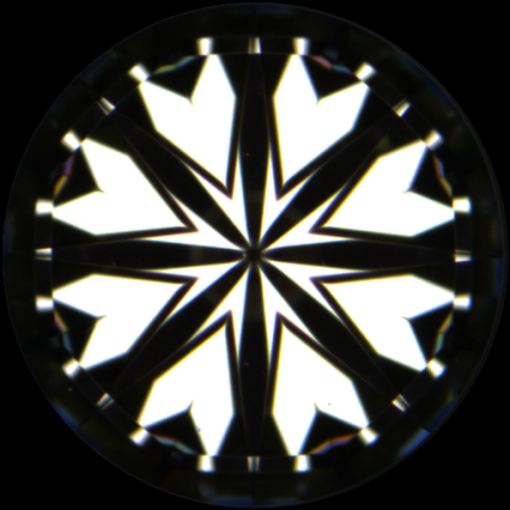
#> input picture img/H&A/B692-070AH.PNG, 510 x 510 px, given in place of S1.bmp, which was not available
$ python Tools.py   (older library calls are emulated)
#> lines starting #> are read from the running program, lines starting #| are printed output that depends on the picture; long printed decimals are rounded; pictures that were not available may be replaced by others from this repository, and a replacement may not be noted
import cv2


class autoFocus:

    def __init__(self, _name):
#> called with _name = 'S1.bmp'
        self.name = _name
        self.imgPath = './img/H&A/'
        self.img = cv2.imread(self.name, 0)
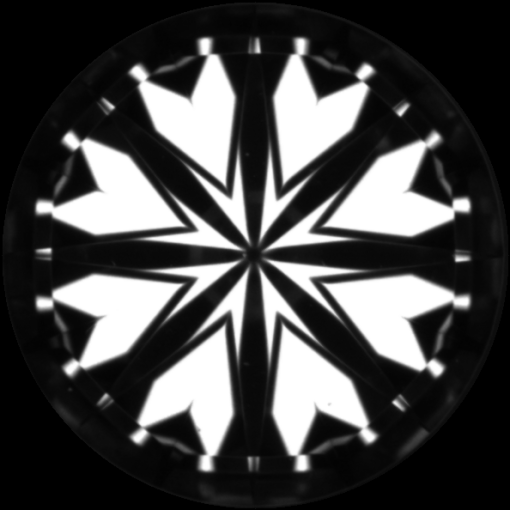
#> self.img: shape (510, 510); min 0, max 255, mean 71

    def getImgVarLaplacian(self):
        imgVar = cv2.Laplacian(self.img, cv2.CV_64F).var()
        print('Laplacian score: ', imgVar)
        return round(imgVar,2)

    def getImgVarTenengrad(self):
        imgVar = cv2.Sobel(self.img, cv2.CV_64F, 1, 1).var()
#> imgVar = 136.7
        print('Sobel score: ', imgVar)
#| Sobel score:  136.748
        return round(imgVar, 2)


if __name__== '__main__':
    autoFocus('S1.bmp').getImgVarTenengrad()
    autoFocus('B692-070AA.PNG').getImgVarTenengrad()
#> call 2 of __init__, with _name = 'B692-070AA.PNG'
#> in __init__ (call 2), `self.name = _name`: self.name = 'B692-070AA.PNG'
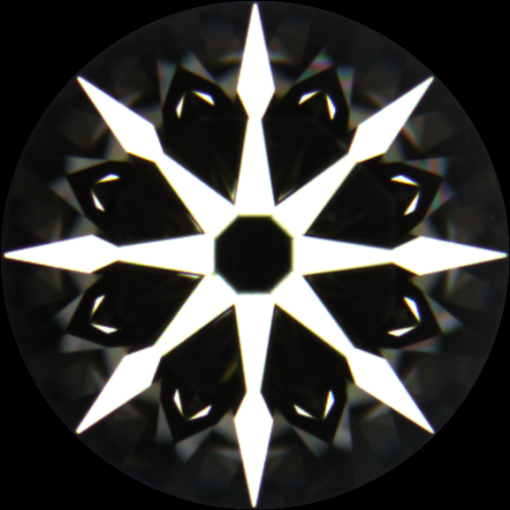
#> input picture img/H&A/B692-070AA.PNG, 510 x 510 px, found by its file name
#> in __init__ (call 2), `self.img = cv2.imread(self.name, 0)`:
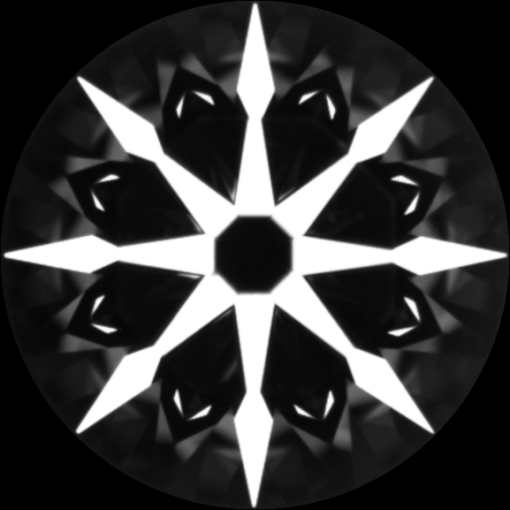
#> self.img: shape (510, 510); min 0, max 255, mean 57.9
#| Sobel score:  155.765
    autoFocus('W5.bmp').getImgVarTenengrad()
#| Sobel score:  155.765
    autoFocus('W3.bmp').getImgVarTenengrad()
#| Sobel score:  155.765
    autoFocus('W4.bmp').getImgVarTenengrad()
#> (the run stopped early here; a loop or call above may not have finished)
